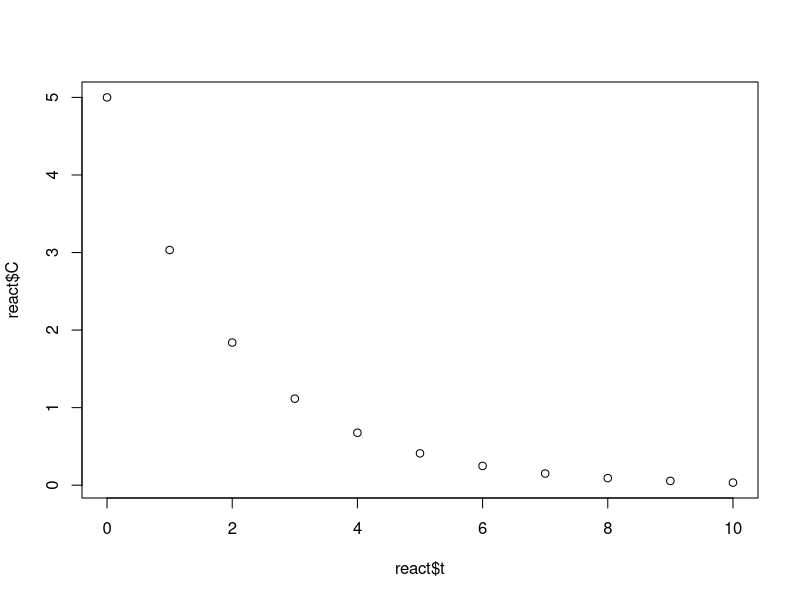
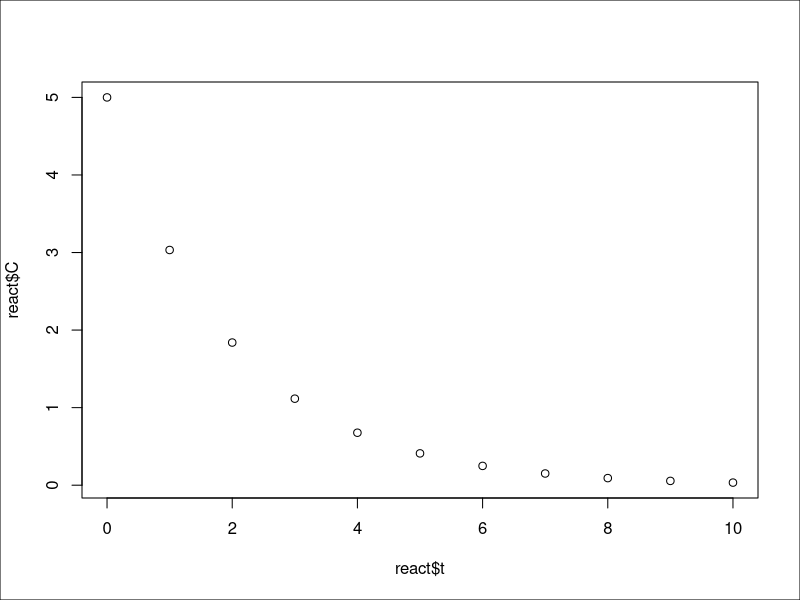
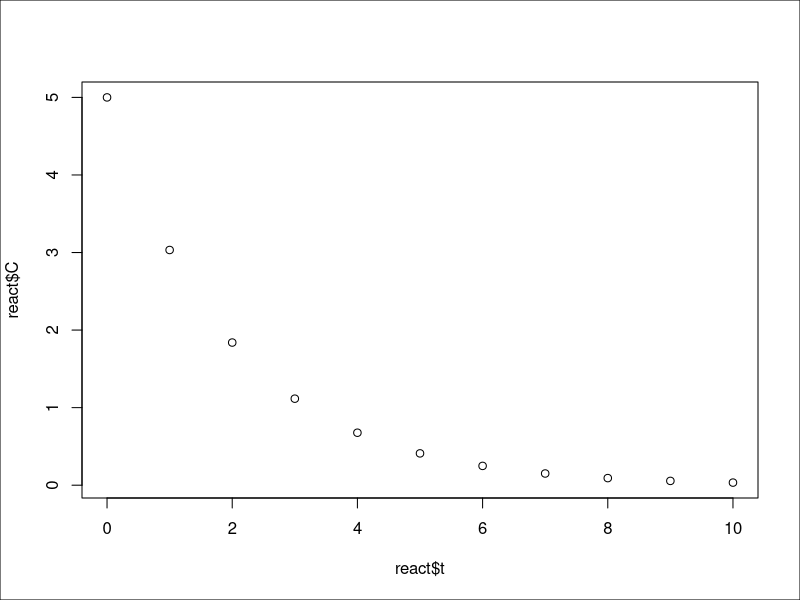

These figures' R source, in order: (Note: this script raises an error after producing the figures.)
## ---- chunk 1
knitr::opts_chunk$set(echo = TRUE)
sec1 = 0
## ---- chunk 2
sec1 <- sec1 + 1
sec2 <- 0

hn <- paste0(sec1)
## ---- chunk 3

time <- seq.default(from = 0, to = 10, by = 1)

## ---- chunk 4

print(time)

## ---- chunk 5

conc <- 5 * exp(-0.5 * time)

## ---- chunk 6

print(conc)

## ---- chunk 7

react <- data.frame(t = time, C = conc)

## ---- chunk 8

print(react)

## ---- chunk 9

print(react$t)

## ---- chunk 10

print(react$C)

## ---- chunk 11

plot(x = react$t, y = react$C)

## ---- chunk 12
sec2 <- sec2 + 1

hn <- paste0(sec1, ".", sec2)
## ---- chunk 13
sec2 <- sec2 + 1

hn <- paste0(sec1, ".", sec2)
## ---- chunk 14
sec2 <- sec2 + 1

hn <- paste0(sec1, ".", sec2)
## ---- chunk 15

# Plot exponential decay data
react <- data.frame(t = seq.default(from = 0, to = 10, by = 1))
react$C <- 5 * exp(-0.5 * react$t)
plot(x = react$t, y = react$C)

# Draw a box around the outer edge of the canvas
box(which = "outer")

## ---- chunk 16

imagePath <- "./03_incremental/images/rmarkdown_example.jpg"

# Open the JPG graphics device 
jpeg(
  file = imagePath,
  width = 6,
  height = 5,
  pointsize = 12,
  units = "in",
  res = 600
)

# Plot exponential decay data
react <- data.frame(t = seq.default(from = 0, to = 10, by = 1))
react$C <- 5 * exp(-0.5 * react$t)
plot(x = react$t, y = react$C)

# Draw a box around the outer edge of the canvas
box(which = "outer")

# Terminate the graphics device
dev.off()

## ---- chunk 17

imagePathNormalized = normalizePath(path = imagePath)
knitr::include_graphics(imagePathNormalized, rel_path = FALSE)

## ---- chunk 18
sec1 <- sec1 + 1
sec2 <- 0

hn <- paste0(sec1)
## ---- chunk 19
sec2 <- sec2 + 1

hn <- paste0(sec1, ".", sec2)
## ---- chunk 20

plot

## ---- chunk 21

plot.default

## ---- chunk 22
sec2 <- sec2 + 1

hn <- paste0(sec1, ".", sec2)
## ---- chunk 23

# Create exponential decay data
react <- data.frame(t = seq.default(from = 0, to = 10, by = 1))
react$C <- 5 * exp(-0.5 * react$t)

# Determine the limits of the data
xmin <- min(react$t)
xmax <- max(react$t)
ymin <- min(react$C)
ymax <- max(react$C)

# Initialize a new canvas
plot.new()

# Scale the canvas 
plot.window(
  xlim = c(xmin, xmax),
  ylim = c(ymin, ymax)
)

# Draw a box around the plot region
box()

# Draw a box around the outer edge of the canvas
box(which = "outer")

## ---- chunk 24

# Initialize a new canvas
plot.new()

# Scale the canvas 
plot.window(
  xlim = c(0, 1),
  ylim = c(0, 1)
)

# Draw a box around the plot region
box()

# Draw a box around the outer edge of the canvas
box(which = "outer")

# Plot example data points
plot.xy(
  xy = xy.coords(
    x = c(0, 1),
    y = c(0, 1)
  ),
  type = "p"
)

## ---- chunk 25

# Initialize a new canvas
plot.new()

# Scale the canvas 
plot.window(
  xlim = c(0, 1),
  ylim = c(0, 1)
)

# Draw a box around the outer edge of the canvas
box(which = "outer")

# Plot example data points
plot.xy(
  xy = xy.coords(
    x = c(0, 1),
    y = c(0, 1)
  ),
  type = "p"
)

# Add an x axis
Axis(side = 1)

# Add a y axis
Axis(side = 2)

## ---- chunk 26

# Initialize a new canvas
plot.new()

# Scale the canvas 
plot.window(
  xlim = c(0, 1),
  ylim = c(0, 1)
)

# Draw a box around the outer edge of the canvas
box(which = "outer")

# Plot example data points
plot.xy(
  xy = xy.coords(
    x = c(0, 1),
    y = c(0, 1)
  ),
  type = "p"
)

# Add an x axis
Axis(side = 1)

# Add a y axis
Axis(side = 2)

# Draw a box around the plot region
box()

# Add axis labels
title(
  xlab = "x",
  ylab = "y"
)

## ---- chunk 27

# Plot example data points
plot(
  x = c(0, 1),
  xlab = "x",
  y = c(0, 1),
  ylab = "y"
)

# Draw a box around the outer edge of the canvas
box(which = "outer")

## ---- chunk 28
# Display the definition of arguments 
#   for the function plot.default
args(name = plot.default)
## ---- chunk 29

# Plot example data points with lines
plot(
  x = c(0, 1),
  xlab = "x",
  y = c(0, 1),
  ylab = "y",
  type = "o"
)

# Draw a box around the outer edge of the canvas
box(which = "outer")

## ---- chunk 30
# Display the value of the graphical parameter pch 
#   for the current graphics device
par("pch")
## ---- chunk 31
# Change the value of the graphical parameter pch 
#   for the current graphics device
par(pch = 2)

# Display the value of the graphical parameter pch 
#   for the current graphics device
par("pch")
## ---- chunk 32

# Change the value of the graphical parameter pch
par(pch = 2)

# Plot example data points
plot(
  x = c(0, 1),
  xlab = "x",
  y = c(0, 1),
  ylab = "y",
  type = "o"
)

# Plot example data points
plot.xy(
  xy = xy.coords(
    x = c(0, 1),
    y = c(1, 0)
  ),
  type = "p"
)

# Draw a box around the outer edge of the canvas
box(which = "outer")

## ---- chunk 33
args(plot.xy)
## ---- chunk 34

# Change the value of the graphical parameter pch
par(pch = 2)

# Plot example data points
plot(
  x = c(0, 1),
  xlab = "x",
  y = c(0, 1),
  ylab = "y",
  type = "o"
)

# Plot example data points
plot.xy(
  xy = xy.coords(
    x = c(0, 1),
    y = c(1, 0)
  ),
  type = "p",
  pch = 0
)

# Draw a box around the outer edge of the canvas
box(which = "outer")

## ---- chunk 35
par("oma", "omi")
## ---- chunk 36
par("mar", "mai")
## ---- chunk 37

# Plot example data points
plot(
  x = c(0, 1),
  xlab = "x",
  y = c(0, 1),
  ylab = "y"
)

# Draw a box around the outer edge of the canvas
box(which = "outer")

## ---- chunk 38

# Define margins leaving room for axes on the bottom and left sides
par(
  omi = c(0, 0, 0, 0),
  mai = c(0.9, 0.9, 0.2, 0.2)
)

# Plot example data points
plot(
  x = c(0, 1),
  xlab = "x",
  y = c(0, 1),
  ylab = "y"
)

# Draw a box around the outer edge of the canvas
box(which = "outer")

## ---- chunk 39

# Define margins without leaving room for axes labels 
#   on the bottom and left sides
par(
  omi = c(0, 0, 0, 0),
  mai = c(0.6, 0.6, 0.2, 0.2)
)

# Plot example data points
plot(
  x = c(0, 1),
  xlab = "x",
  y = c(0, 1),
  ylab = "y"
)

# Draw a box around the outer edge of the canvas
box(which = "outer")

## ---- chunk 40

# Define margins leaving room for axes 
#   on the bottom and left sides
par(
  omi = c(0, 0, 0, 0),
  mai = c(0.9, 0.9, 0.2, 0.2)
)

# Plot example data points
plot(
  x = c(0, 1),
  xlim = c(-1, 2),
  xlab = "x",
  y = c(0, 1),
  ylim = c(-1, 2),
  ylab = "y"
)

# Draw a box around the outer edge of the canvas
box(which = "outer")

## ---- chunk 41

# Define margins leaving room for axes 
#   on the bottom and left sides
par(
  omi = c(0, 0, 0, 0),
  mai = c(0.9, 0.9, 0.2, 0.2)
)

# Initialize a new canvas
plot.new()

# Scale the canvas 
plot.window(
  xlim = c(-1, 2),
  ylim = c(-1, 2)
)

# Draw a box around the outer edge of the canvas
box(which = "outer")

# Plot example data points
plot.xy(
  xy = xy.coords(
    x = c(0, 1),
    y = c(0, 1)
  ),
  type = "p"
)

# Add an x axis
Axis(side = 1)

# Add a y axis
Axis(side = 2)

# Draw a box around the plot region
box()

# Add axis labels
title(
  xlab = "x",
  ylab = "y"
)

# Draw a box around the outer edge of the canvas
box(which = "outer")

## ---- chunk 42

# Define margins leaving room for axes on the
#   bottom and left sides
par(
  omi = c(0, 0, 0, 0),
  mai = c(0.9, 0.9, 0.2, 0.2)
)

# Plot example data points
plot(
  x = c(0, 1),
  xlab = "x",
  y = c(0, 1),
  ylim = c(1, 0),
  ylab = "y"
)

# Draw a box around the outer edge of the canvas
box(which = "outer")

## ---- chunk 43

# Define margins leaving room for axes on the
#   bottom and left sides
par(
  omi = c(0, 0, 0, 0),
  mai = c(0.9, 0.9, 0.2, 0.2)
)

# Plot example data points
plot(
  x = c(0.1, 1),
  xlab = "x",
  y = c(0, 1),
  ylab = "y",
  log = "x"
)

# Draw a box around the outer edge of the canvas
box(which = "outer")

## ---- chunk 44
par("xaxs", "yaxs")
## ---- chunk 45

# Define margins leaving room for axes on the
#   bottom and left sides
# Set the types of both axes to internal
par(
  omi = c(0, 0, 0, 0),
  mai = c(0.9, 0.9, 0.2, 0.2),
  xaxs = "i",
  yaxs = "i"
)

# Plot example data points
plot(
  x = c(0, 1),
  xlab = "x",
  y = c(0, 1),
  ylab = "y"
)

# Draw a box around the outer edge of the canvas
box(which = "outer")

## ---- chunk 46

# Define margins leaving room for axes on the
#   bottom and left sides
par(
  omi = c(0, 0, 0, 0),
  mai = c(0.9, 0.9, 0.2, 0.2)
)

# Plot example data points
plot(
  x = c(0, 1),
  xlab = "x",
  xaxs = "i",
  y = c(0, 1),
  ylab = "y",
  yaxs = "i"
)

# Draw a box around the outer edge of the canvas
box(which = "outer")

## ---- chunk 47
par("xpd")
## ---- chunk 48

# Define margins leaving room for axes on the
#   bottom and left sides
# Allow rendering of plot region symbolism
#   in the margins
par(
  omi = c(0, 0, 0, 0),
  mai = c(0.9, 0.9, 0.2, 0.2),
  xpd = TRUE
)

# Plot example data points
plot(
  x = c(0, 1),
  xlab = "x",
  xaxs = "i",
  y = c(0, 1),
  ylab = "y",
  yaxs = "i"
)

# Draw a box around the outer edge of the canvas
box(which = "outer")

## ---- chunk 49

# Define margins leaving room for axes on the
#   bottom and left sides
par(
  omi = c(0, 0, 0, 0),
  mai = c(0.9, 0.9, 0.2, 0.2)
)

# Plot example data points
plot(
  x = c(0, 1),
  xlab = "x",
  xaxs = "i",
  y = c(0, 1),
  ylab = "y",
  yaxs = "i",
  xpd = TRUE
)

# Draw a box around the outer edge of the canvas
box(which = "outer")

## ---- chunk 50

# Define margins leaving room for axes on the
#   bottom and left sides
par(
  omi = c(0, 0, 0, 0),
  mai = c(0.9, 0.9, 0.2, 0.2)
)

# Initialize a new canvas
plot.new()

# Scale the canvas 
plot.window(
  xlim = c(0.1, 1),
  xaxs = "i",
  ylim = c(0, 1),
  yaxs = "i",
  log = "x"
)

# Draw a box around the outer edge of the canvas
box(which = "outer")

# Plot example data points
plot.xy(
  xy = xy.coords(
    x = c(0.1, 1),
    y = c(0, 1)
  ),
  type = "p",
  xpd = TRUE
)

# Add an x axis
Axis(side = 1)

# Add a y axis
Axis(side = 2)

# Draw a box around the plot region
box()

# Add axis labels
title(
  xlab = "x",
  ylab = "y"
)

# Draw a box around the outer edge of the canvas
box(which = "outer")

## ---- chunk 51

# Define margins leaving room for axes on the
#   bottom, left, and right sides
par(
  omi = c(0, 0, 0, 0),
  mai = c(0.9, 0.9, 0.2, 0.9)
)

# Initialize a new canvas
plot.new()

# Scale the canvas 
plot.window(
  xlim = c(0.1, 1),
  xaxs = "i",
  ylim = c(0, 1),
  yaxs = "i",
  log = "x"
)

# Draw a box around the outer edge of the canvas
box(which = "outer")

# Plot example data points
plot.xy(
  xy = xy.coords(
    x = c(0.1, 1),
    y = c(0, 1)
  ),
  type = "p",
  xpd = TRUE
)

# Add an x axis
Axis(side = 1)

# Add a y axis
Axis(side = 2)

# Rescale the canvas for a secondary axis
plot.window(
  xlim = c(0.1, 1),
  xaxs = "i",
  ylim = c(10, 20),
  yaxs = "i",
  log = "x"
)

# Plot example data points using 
#   the secondary scaling
plot.xy(
  xy = xy.coords(
    x = c(0.15, 0.8),
    y = c(11, 19)
  ),
  type = "p",
  pch = 2
)

# Add the secondary y axis on the right side
#   of the plot region
Axis(side = 4)

# Draw a box around the plot region
box()

# Add axis labels
title(
  xlab = "x",
  ylab = "y"
)

# Draw a box around the outer edge of the canvas
box(which = "outer")

## ---- chunk 52

# Initialize a new canvas
plot.new()

# Define margins for the upper graph
par(
  mai = c(4.0, 1.0, 0.2, 0.2)
)

# Scale the canvas
plot.window(
  xlim = c(0.5, 1.5),
  ylim = c(0.5, 1.5)
)

# Plot example data point
plot.xy(
  xy = xy.coords(
    x = 1,
    y = 1
  ),
  type = "p",
  pch = "1"
)

# Draw axes and box around plot region
Axis(side = 1)
Axis(side = 2)
box()

# Label axes
title(
  xlab = "x",
  ylab = "y"
)

# Define margins for the lower graph
par(
  mai = c(1.0, 1.0, 3.2, 0.2)
)

# Scale the canvas
plot.window(
  xlim = c(1.5, 2.5),
  ylim = c(1.5, 2.5)
)

# Plot example data point
plot.xy(
  xy = xy.coords(
    x = 2,
    y = 2
  ),
  type = "p",
  pch = "2"
)

# Draw axes and box around plot region
Axis(side = 1)
Axis(side = 2)
box()

# Label axes
title(
  xlab = "x",
  ylab = "y"
)

# Draw a box around the outer edge of the canvas
box(which = "outer")

## ---- chunk 53
par("new")
## ---- chunk 54

# Define margins for upper graph
par(
  mai = c(4.0, 1.0, 0.2, 0.2)
)

# Plot example data point
plot(
  x = 1,
  xlim = c(0.5, 1.5),
  xlab = "x",
  y = 1,
  ylim = c(0.5, 1.5),
  ylab = "y",
  pch = "1"
)

# Define margins for lower graph
# Ignore next call to plot.new()
par(
  mai = c(1.0, 1.0, 3.2, 0.2),
  new = TRUE
)

# Plot example data point
plot(
  x = 2,
  xlim = c(1.5, 2.5),
  xlab = "x",
  y = 2,
  ylim = c(1.5, 2.5),
  ylab = "y",
  pch = "2"
)

# Draw a box around the outer edge of the canvas
box(which = "outer")

## ---- chunk 55
par("mfrow", "mfcol")
## ---- chunk 56

# Divide space within outer margins into a grid
#   of sub-canvases with 3 rows and 2 columns
# Fill rows first
# Define outer margins around sub-canvases and
#   inner margins within each sub-canvas
par(
  mfrow = c(3, 2),
  omi = c(0.5, 0.5, 0.5, 0.5),
  mai = c(0.7, 0.7, 0.1, 0.1)
)

# Plot the first graph
plot(
  x = 1,
  xlab = "x",
  y = 1,
  ylab = "y",
  pch = "1"
)

# Draw a box around the sub-canvas
box(which = "figure")

# Plot the second graph
plot(
  x = 2,
  xlab = "x",
  y = 2,
  ylab = "y",
  pch = "2"
)

# Draw a box around the sub-canvas
box(which = "figure")

# Plot the third graph
plot(
  x = 3,
  xlab = "x",
  y = 3,
  ylab = "y",
  pch = "3"
)

# Draw a box around the sub-canvas
box(which = "figure")

# Plot the fourth graph
plot(
  x = 4,
  xlab = "x",
  y = 4,
  ylab = "y",
  pch = "4"
)

# Draw a box around the sub-canvas
box(which = "figure")

# Plot the fifth graph
plot(
  x = 5,
  xlab = "x",
  y = 5,
  ylab = "y",
  pch = "5"
)

# Draw a box around the sub-canvas
box(which = "figure")

# Plot the sixth graph
plot(
  x = 6,
  xlab = "x",
  y = 6,
  ylab = "y",
  pch = "6"
)

# Draw a box around the sub-canvas
box(which = "figure")

# Draw a box around the outer edge of the canvas
box(which = "outer")

## ---- chunk 57

# Divide space within outer margins into a grid
#   of sub-canvases with 3 rows and 2 columns
# Fill columns first
# Define outer margins around sub-canvases and
#   inner margins within each sub-canvas
par(
  mfcol = c(3, 2),
  omi = c(0.5, 0.5, 0.5, 0.5),
  mai = c(0.7, 0.7, 0.1, 0.1)
)

# Plot the first graph
plot(
  x = 1,
  xlab = "x",
  y = 1,
  ylab = "y",
  pch = "1"
)

# Draw a box around the sub-canvas
box(which = "figure")

# Plot the second graph
plot(
  x = 2,
  xlab = "x",
  y = 2,
  ylab = "y",
  pch = "2"
)

# Draw a box around the sub-canvas
box(which = "figure")

# Plot the third graph
plot(
  x = 3,
  xlab = "x",
  y = 3,
  ylab = "y",
  pch = "3"
)

# Draw a box around the sub-canvas
box(which = "figure")

# Plot the fourth graph
plot(
  x = 4,
  xlab = "x",
  y = 4,
  ylab = "y",
  pch = "4"
)

# Draw a box around the sub-canvas
box(which = "figure")

# Plot the fifth graph
plot(
  x = 5,
  xlab = "x",
  y = 5,
  ylab = "y",
  pch = "5"
)

# Draw a box around the sub-canvas
box(which = "figure")

# Plot the sixth graph
plot(
  x = 6,
  xlab = "x",
  y = 6,
  ylab = "y",
  pch = "6"
)

# Draw a box around the sub-canvas
box(which = "figure")

# Draw a box around the outer edge of the canvas
box(which = "outer")

## ---- chunk 58

# Define multi-panel grid and margins 
par(
  mfcol = c(3, 2),
  omi = c(0.5, 0.5, 0.5, 0.5),
  mai = c(0.7, 0.7, 0.1, 0.1)
)

# Plot the first graph
plot(
  x = 1,
  xlab = "x",
  y = 1,
  ylab = "y",
  pch = "1"
)

# Draw a box around the sub-canvas
box(which = "figure")

# Plot the second graph
plot(
  x = 2,
  xlab = "x",
  y = 2,
  ylab = "y",
  pch = "2"
)

# Draw a box around the sub-canvas
box(which = "figure")

# Get the row and column of the current grid element
currentGridElement <- par("mfg")

# Draw a box around the outer edge of the canvas
box(which = "outer")

## ---- chunk 59
currentGridElement
## ---- chunk 60

# Define multi-panel grid and margins 
par(
  mfcol = c(3, 2),
  omi = c(0.5, 0.5, 0.5, 0.5),
  mai = c(0.7, 0.7, 0.1, 0.1)
)

# Plot the first graph
plot(
  x = 1,
  xlab = "x",
  y = 1,
  ylab = "y",
  pch = "1"
)

# Draw a box around the sub-canvas
box(which = "figure")

# Plot the second graph
plot(
  x = 2,
  xlab = "x",
  y = 2,
  ylab = "y",
  pch = "2"
)

# Draw a box around the sub-canvas
box(which = "figure")

# Plot the third graph
plot(
  x = 3,
  xlim = c(1.8, 4.2),
  xlab = "x",
  y = 3,
  ylim = c(1.8, 4.2),
  ylab = "y",
  pch = "3"
)

# Draw a box around the sub-canvas
box(which = "figure")

# Plot the fourth graph
plot(
  x = 4,
  xlab = "x",
  y = 4,
  ylab = "y",
  pch = "4"
)

# Draw a box around the sub-canvas
box(which = "figure")

# Plot the fifth graph
plot(
  x = 5,
  xlab = "x",
  y = 5,
  ylab = "y",
  pch = "5"
)

# Draw a box around the sub-canvas
box(which = "figure")

# Plot the sixth graph
plot(
  x = 6,
  xlab = "x",
  y = 6,
  ylab = "y",
  pch = "6"
)

# Draw a box around the sub-canvas
box(which = "figure")

# Define the next multi-panel grid element
#   for rendering graphics elements
par(mfg = c(3, 1))

# Plot a graph with an additional
#   example data point
plot(
  x = 4,
  xlim = c(1.8, 4.2),
  xlab = "x",
  y = 4,
  ylim = c(1.8, 4.2),
  ylab = "y",
  pch = "4"
)

# Draw a box around the outer edge of the canvas
box(which = "outer")

## ---- chunk 61

# Define multi-panel grid and margins 
par(
  mfcol = c(3, 2),
  omi = c(0.5, 0.5, 0.5, 0.5),
  mai = c(0.7, 0.7, 0.1, 0.1)
)

# Plot the first graph
plot(
  x = 1,
  xlab = "x",
  y = 1,
  ylab = "y",
  pch = "1"
)

# Draw a box around the sub-canvas
box(which = "figure")

# Plot the second graph
plot(
  x = 2,
  xlab = "x",
  y = 2,
  ylab = "y",
  pch = "2"
)

# Draw a box around the sub-canvas
box(which = "figure")

# Plot the third graph
plot(
  x = 3,
  xlim = c(1.8, 4.2),
  xlab = "x",
  y = 3,
  ylim = c(1.8, 4.2),
  ylab = "y",
  pch = "3"
)

# Draw a box around the sub-canvas
box(which = "figure")

# Plot the fourth graph
plot(
  x = 4,
  xlab = "x",
  y = 4,
  ylab = "y",
  pch = "4"
)

# Draw a box around the sub-canvas
box(which = "figure")

# Plot the fifth graph
plot(
  x = 5,
  xlab = "x",
  y = 5,
  ylab = "y",
  pch = "5"
)

# Draw a box around the sub-canvas
box(which = "figure")

# Plot the sixth graph
plot(
  x = 6,
  xlab = "x",
  y = 6,
  ylab = "y",
  pch = "6"
)

# Draw a box around the sub-canvas
box(which = "figure")

# Define the next multi-panel grid element
#   for rendering graphics elements
par(mfg = c(3, 1))

# Scale the canvas
plot.window(
  xlim = c(1.8, 4.2),
  ylim = c(1.8, 4.2)
)

# Plot an additional example data point
plot.xy(
  xy = xy.coords(
    x = 4,
    y = 4
  ),
  type = "p",
  pch = "4"
)

# Draw a box around the outer edge of the canvas
box(which = "outer")

## ---- chunk 62

# Define margins 
par(
  omi = c(0, 0, 0, 0),
  mai = c(0.9, 0.9, 0.2, 0.2)
)

# Plot example data points without axes
plot(
  x = c(0, 1),
  xlab = "x",
  y = c(0, 1),
  ylab = "y",
  axes = FALSE
)

# Add an x axis
axis(side = 1)

# Add a y axis
axis(side = 2)

# Draw a box around the outer edge of the canvas
box(which = "outer")

## ---- chunk 63
args(plot.default)
## ---- chunk 64

# Define margins 
par(
  omi = c(0, 0, 0, 0),
  mai = c(0.9, 0.9, 0.2, 0.2)
)

# Initialize a new canvas and scale it
plot.new()
plot.window(
  xlim = c(0, 1),
  ylim = c(0, 1)
)

# Add axes
axis(side = 1)
axis(side = 2)

# Draw a box around the outer edge of the canvas
box(which = "outer")

## ---- chunk 65

# Define margins
par(
  omi = c(0, 0, 0, 0),
  mai = c(0.9, 0.9, 0.2, 0.2)
)

# Initialize a new canvas and scale it
plot.new()
plot.window(
  xlim = c(0, 1),
  ylim = c(0, 1)
)

# Add an x axis with custom ticks
axis(
  side = 1,
  at = seq(from = 0.1, to = 0.9, by = 0.2)
)

# Add a y axis with custom ticks
axis(
  side = 2,
  at = c(0, 0.15, 0.4, 0.55, 0.85, 1)
)

# Draw a box around the outer edge of the canvas
box(which = "outer")

## ---- chunk 66

# Define margins
par(
  omi = c(0, 0, 0, 0),
  mai = c(0.9, 0.9, 0.2, 0.2)
)

# Initialize a new canvas and scale it
plot.new()
plot.window(
  xlim = c(0, 1),
  ylim = c(0, 1)
)

# Add an x axis with custom ticks
axis(
  side = 1,
  at = seq(from = 0.1, to = 0.9, by = 0.2)
)
axis(
  side = 1,
  at = 0.42
)

# Add a y axis with custom ticks
axis(
  side = 2,
  at = c(-0.18, 0, 0.15, 0.38, 0.4, 0.55, 0.65, 0.85, 0.88, 1)
)

# Draw a box around the outer edge of the canvas
box(which = "outer")

## ---- chunk 67

# Define margins
par(
  omi = c(0, 0, 0, 0),
  mai = c(0.9, 0.9, 0.2, 0.2)
)

# Initialize a new canvas and scale it
plot.new()
plot.window(
  xlim = c(0, 1),
  ylim = c(0, 1)
)

# Add an x axis with custom ticks
axis(
  side = 1,
  at = seq(from = 0.1, to = 0.9, by = 0.2)
)
axis(
  side = 1,
  at = 0.42
)

# Add a y axis with custom ticks
axis(
  side = 2,
  at = c(-0.18, 0, 0.15, 0.38, 0.4, 0.55, 0.65, 0.85, 0.88, 1),
  xpd = TRUE
)

# Draw a box around the outer edge of the canvas
box(which = "outer")

## ---- chunk 68

# Define margins 
par(
  omi = c(0, 0, 0, 0),
  mai = c(0.9, 0.9, 0.2, 0.2)
)

# Initialize a new canvas and scale it
plot.new()
plot.window(
  xlim = c(0, 1),
  ylim = c(0, 1)
)

# Add an x axis with custom tick labels
axis(
  side = 1,
  at = seq(from = 0, to = 1, by = 0.2),
  labels = seq(from = 0, to = 100, by = 20)
)

# Add a y axis with custom tick labels
axis(
  side = 2,
  at = seq(from = 0, to = 1, by = 0.2),
  labels = c("0%", "20%", "40%", "60%", "80%", "100%")
)

# Draw a box around the outer edge of the canvas
box(which = "outer")

## ---- chunk 69

# Define margins 
par(
  omi = c(0, 0, 0, 0),
  mai = c(0.9, 1.8, 0.2, 0.2)
)

# Initialize a new canvas and scale it
plot.new()
plot.window(
  xlim = c(0, 1),
  ylim = c(0, 1)
)

# Add an x axis
axis(
  side = 1
)

# Add a y axis
axis(
  side = 2
)

# Plot example data points
plot.window(
  xlim = c(0, 2),
  ylim = c(0, 2)
)

# Add a secondary y axis to the margin on the left
#   edge of the plot region
axis(
  side = 2,
  line = 4
)

# Draw a box around the outer edge of the canvas
box(which = "outer")

